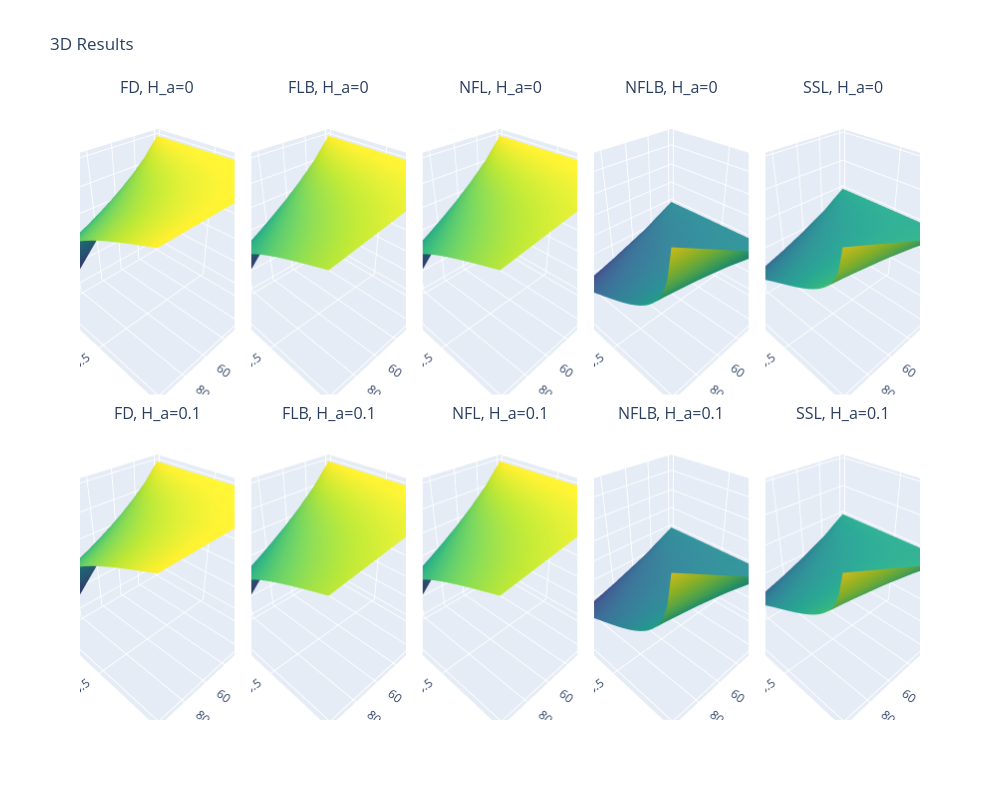

The cell this chart's notebook holds for it:
### Code cell
# Example: Plot Entropy vs Temperature (k_BT) and Magnetic Field (H_a)
# for different band fillings (n)

# Select a few n values for the rows
n_rows = [n[0], n[len(n)//2]] 
sp.plot_3d_results_interactive(
    results=mu_df,
    row_param="H_a",       # Vary n across rows
    row_vals=H_a[:2],     # Specific n values
    x_param="k_BT",      # X axis
    y_param="n",       # Y axis
    z_label=r"$S / k_B N$",
    z_col="mu",          # or "entropy" if you have calculated it
    distros=distros,
    # figsize=(15, 10)
)
plt.show()

### Figure 1 — Plotly figure (JSON) as saved in the notebook; plotly's stock layout.template omitted (floating-point values rounded to 4 significant figures; data arrays with more than 128 entries replaced by an {"elided": "..."} marker saying what was removed)
{"data": [{"colorscale": [[0, "#440154"], [0.1111, "#482878"], [0.2222, "#3e4989"], [0.3333, "#31688e"], [0.4444, "#26828e"], [0.5556, "#1f9e89"], [0.6667, "#35b779"], [0.7778, "#6ece58"], [0.8889, "#b5de2b"], [1, "#fde725"]], "scene": "scene", "showscale": false, "type": "surface", "x": [0.001, 0.01778, 0.3162, 5.623, 100.0], "y": [0.01, 0.03513, 0.06026, 0.08538, 0.1105, 0.1356, 0.1608, 0.1859, 0.211, 0.2362, 0.2613, 0.2864, 0.3115, 0.3367, 0.3618, 0.3869, 0.4121, 0.4372, 0.4623, 0.4874, 0.5126, 0.5377, 0.5628, 0.5879, 0.6131, 0.6382, 0.6633, 0.6885, 0.7136, 0.7387, 0.7638, 0.789, 0.8141, 0.8392, 0.8644, 0.8895, 0.9146, 0.9397, 0.9649, 0.99], "z": {"elided": "40x5 float values"}}, {"colorscale": [[0, "#440154"], [0.1111, "#482878"], [0.2222, "#3e4989"], [0.3333, "#31688e"], [0.4444, "#26828e"], [0.5556, "#1f9e89"], [0.6667, "#35b779"], [0.7778, "#6ece58"], [0.8889, "#b5de2b"], [1, "#fde725"]], "scene": "scene2", "showscale": false, "type": "surface", "x": [0.001, 0.01778, 0.3162, 5.623, 100.0], "y": [0.01, 0.03513, 0.06026, 0.08538, 0.1105, 0.1356, 0.1608, 0.1859, 0.211, 0.2362, 0.2613, 0.2864, 0.3115, 0.3367, 0.3618, 0.3869, 0.4121, 0.4372, 0.4623, 0.4874, 0.5126, 0.5377, 0.5628, 0.5879, 0.6131, 0.6382, 0.6633, 0.6885, 0.7136, 0.7387, 0.7638, 0.789, 0.8141, 0.8392, 0.8644, 0.8895, 0.9146, 0.9397, 0.9649, 0.99], "z": {"elided": "40x5 float values"}}, {"colorscale": [[0, "#440154"], [0.1111, "#482878"], [0.2222, "#3e4989"], [0.3333, "#31688e"], [0.4444, "#26828e"], [0.5556, "#1f9e89"], [0.6667, "#35b779"], [0.7778, "#6ece58"], [0.8889, "#b5de2b"], [1, "#fde725"]], "scene": "scene3", "showscale": false, "type": "surface", "x": [0.001, 0.01778, 0.3162, 5.623, 100.0], "y": [0.01, 0.03513, 0.06026, 0.08538, 0.1105, 0.1356, 0.1608, 0.1859, 0.211, 0.2362, 0.2613, 0.2864, 0.3115, 0.3367, 0.3618, 0.3869, 0.4121, 0.4372, 0.4623, 0.4874, 0.5126, 0.5377, 0.5628, 0.5879, 0.6131, 0.6382, 0.6633, 0.6885, 0.7136, 0.7387, 0.7638, 0.789, 0.8141, 0.8392, 0.8644, 0.8895, 0.9146, 0.9397, 0.9649, 0.99], "z": {"elided": "40x5 float values"}}, {"colorscale": [[0, "#440154"], [0.1111, "#482878"], [0.2222, "#3e4989"], [0.3333, "#31688e"], [0.4444, "#26828e"], [0.5556, "#1f9e89"], [0.6667, "#35b779"], [0.7778, "#6ece58"], [0.8889, "#b5de2b"], [1, "#fde725"]], "scene": "scene4", "showscale": false, "type": "surface", "x": [0.001, 0.01778, 0.3162, 5.623, 100.0], "y": [0.01, 0.03513, 0.06026, 0.08538, 0.1105, 0.1356, 0.1608, 0.1859, 0.211, 0.2362, 0.2613, 0.2864, 0.3115, 0.3367, 0.3618, 0.3869, 0.4121, 0.4372, 0.4623, 0.4874, 0.5126, 0.5377, 0.5628, 0.5879, 0.6131, 0.6382, 0.6633, 0.6885, 0.7136, 0.7387, 0.7638, 0.789, 0.8141, 0.8392, 0.8644, 0.8895, 0.9146, 0.9397, 0.9649, 0.99], "z": {"elided": "40x5 float values"}}, {"colorscale": [[0, "#440154"], [0.1111, "#482878"], [0.2222, "#3e4989"], [0.3333, "#31688e"], [0.4444, "#26828e"], [0.5556, "#1f9e89"], [0.6667, "#35b779"], [0.7778, "#6ece58"], [0.8889, "#b5de2b"], [1, "#fde725"]], "scene": "scene5", "showscale": false, "type": "surface", "x": [0.001, 0.01778, 0.3162, 5.623, 100.0], "y": [0.01, 0.03513, 0.06026, 0.08538, 0.1105, 0.1356, 0.1608, 0.1859, 0.211, 0.2362, 0.2613, 0.2864, 0.3115, 0.3367, 0.3618, 0.3869, 0.4121, 0.4372, 0.4623, 0.4874, 0.5126, 0.5377, 0.5628, 0.5879, 0.6131, 0.6382, 0.6633, 0.6885, 0.7136, 0.7387, 0.7638, 0.789, 0.8141, 0.8392, 0.8644, 0.8895, 0.9146, 0.9397, 0.9649, 0.99], "z": {"elided": "40x5 float values"}}, {"colorscale": [[0, "#440154"], [0.1111, "#482878"], [0.2222, "#3e4989"], [0.3333, "#31688e"], [0.4444, "#26828e"], [0.5556, "#1f9e89"], [0.6667, "#35b779"], [0.7778, "#6ece58"], [0.8889, "#b5de2b"], [1, "#fde725"]], "scene": "scene6", "showscale": false, "type": "surface", "x": [0.001, 0.01778, 0.3162, 5.623, 100.0], "y": [0.01, 0.03513, 0.06026, 0.08538, 0.1105, 0.1356, 0.1608, 0.1859, 0.211, 0.2362, 0.2613, 0.2864, 0.3115, 0.3367, 0.3618, 0.3869, 0.4121, 0.4372, 0.4623, 0.4874, 0.5126, 0.5377, 0.5628, 0.5879, 0.6131, 0.6382, 0.6633, 0.6885, 0.7136, 0.7387, 0.7638, 0.789, 0.8141, 0.8392, 0.8644, 0.8895, 0.9146, 0.9397, 0.9649, 0.99], "z": {"elided": "40x5 float values"}}, {"colorscale": [[0, "#440154"], [0.1111, "#482878"], [0.2222, "#3e4989"], [0.3333, "#31688e"], [0.4444, "#26828e"], [0.5556, "#1f9e89"], [0.6667, "#35b779"], [0.7778, "#6ece58"], [0.8889, "#b5de2b"], [1, "#fde725"]], "scene": "scene7", "showscale": false, "type": "surface", "x": [0.001, 0.01778, 0.3162, 5.623, 100.0], "y": [0.01, 0.03513, 0.06026, 0.08538, 0.1105, 0.1356, 0.1608, 0.1859, 0.211, 0.2362, 0.2613, 0.2864, 0.3115, 0.3367, 0.3618, 0.3869, 0.4121, 0.4372, 0.4623, 0.4874, 0.5126, 0.5377, 0.5628, 0.5879, 0.6131, 0.6382, 0.6633, 0.6885, 0.7136, 0.7387, 0.7638, 0.789, 0.8141, 0.8392, 0.8644, 0.8895, 0.9146, 0.9397, 0.9649, 0.99], "z": {"elided": "40x5 float values"}}, {"colorscale": [[0, "#440154"], [0.1111, "#482878"], [0.2222, "#3e4989"], [0.3333, "#31688e"], [0.4444, "#26828e"], [0.5556, "#1f9e89"], [0.6667, "#35b779"], [0.7778, "#6ece58"], [0.8889, "#b5de2b"], [1, "#fde725"]], "scene": "scene8", "showscale": false, "type": "surface", "x": [0.001, 0.01778, 0.3162, 5.623, 100.0], "y": [0.01, 0.03513, 0.06026, 0.08538, 0.1105, 0.1356, 0.1608, 0.1859, 0.211, 0.2362, 0.2613, 0.2864, 0.3115, 0.3367, 0.3618, 0.3869, 0.4121, 0.4372, 0.4623, 0.4874, 0.5126, 0.5377, 0.5628, 0.5879, 0.6131, 0.6382, 0.6633, 0.6885, 0.7136, 0.7387, 0.7638, 0.789, 0.8141, 0.8392, 0.8644, 0.8895, 0.9146, 0.9397, 0.9649, 0.99], "z": {"elided": "40x5 float values"}}, {"colorscale": [[0, "#440154"], [0.1111, "#482878"], [0.2222, "#3e4989"], [0.3333, "#31688e"], [0.4444, "#26828e"], [0.5556, "#1f9e89"], [0.6667, "#35b779"], [0.7778, "#6ece58"], [0.8889, "#b5de2b"], [1, "#fde725"]], "scene": "scene9", "showscale": false, "type": "surface", "x": [0.001, 0.01778, 0.3162, 5.623, 100.0], "y": [0.01, 0.03513, 0.06026, 0.08538, 0.1105, 0.1356, 0.1608, 0.1859, 0.211, 0.2362, 0.2613, 0.2864, 0.3115, 0.3367, 0.3618, 0.3869, 0.4121, 0.4372, 0.4623, 0.4874, 0.5126, 0.5377, 0.5628, 0.5879, 0.6131, 0.6382, 0.6633, 0.6885, 0.7136, 0.7387, 0.7638, 0.789, 0.8141, 0.8392, 0.8644, 0.8895, 0.9146, 0.9397, 0.9649, 0.99], "z": {"elided": "40x5 float values"}}, {"colorscale": [[0, "#440154"], [0.1111, "#482878"], [0.2222, "#3e4989"], [0.3333, "#31688e"], [0.4444, "#26828e"], [0.5556, "#1f9e89"], [0.6667, "#35b779"], [0.7778, "#6ece58"], [0.8889, "#b5de2b"], [1, "#fde725"]], "scene": "scene10", "showscale": false, "type": "surface", "x": [0.001, 0.01778, 0.3162, 5.623, 100.0], "y": [0.01, 0.03513, 0.06026, 0.08538, 0.1105, 0.1356, 0.1608, 0.1859, 0.211, 0.2362, 0.2613, 0.2864, 0.3115, 0.3367, 0.3618, 0.3869, 0.4121, 0.4372, 0.4623, 0.4874, 0.5126, 0.5377, 0.5628, 0.5879, 0.6131, 0.6382, 0.6633, 0.6885, 0.7136, 0.7387, 0.7638, 0.789, 0.8141, 0.8392, 0.8644, 0.8895, 0.9146, 0.9397, 0.9649, 0.99], "z": {"elided": "40x5 float values"}}], "layout": {"annotations": [{"font": {"size": 16}, "showarrow": false, "text": "FD, H_a=0", "x": 0.092, "xanchor": "center", "xref": "paper", "y": 1, "yanchor": "bottom", "yref": "paper"}, {"font": {"size": 16}, "showarrow": false, "text": "FLB, H_a=0", "x": 0.296, "xanchor": "center", "xref": "paper", "y": 1, "yanchor": "bottom", "yref": "paper"}, {"font": {"size": 16}, "showarrow": false, "text": "NFL, H_a=0", "x": 0.5, "xanchor": "center", "xref": "paper", "y": 1, "yanchor": "bottom", "yref": "paper"}, {"font": {"size": 16}, "showarrow": false, "text": "NFLB, H_a=0", "x": 0.704, "xanchor": "center", "xref": "paper", "y": 1, "yanchor": "bottom", "yref": "paper"}, {"font": {"size": 16}, "showarrow": false, "text": "SSL, H_a=0", "x": 0.908, "xanchor": "center", "xref": "paper", "y": 1, "yanchor": "bottom", "yref": "paper"}, {"font": {"size": 16}, "showarrow": false, "text": "FD, H_a=0.1", "x": 0.092, "xanchor": "center", "xref": "paper", "y": 0.475, "yanchor": "bottom", "yref": "paper"}, {"font": {"size": 16}, "showarrow": false, "text": "FLB, H_a=0.1", "x": 0.296, "xanchor": "center", "xref": "paper", "y": 0.475, "yanchor": "bottom", "yref": "paper"}, {"font": {"size": 16}, "showarrow": false, "text": "NFL, H_a=0.1", "x": 0.5, "xanchor": "center", "xref": "paper", "y": 0.475, "yanchor": "bottom", "yref": "paper"}, {"font": {"size": 16}, "showarrow": false, "text": "NFLB, H_a=0.1", "x": 0.704, "xanchor": "center", "xref": "paper", "y": 0.475, "yanchor": "bottom", "yref": "paper"}, {"font": {"size": 16}, "showarrow": false, "text": "SSL, H_a=0.1", "x": 0.908, "xanchor": "center", "xref": "paper", "y": 0.475, "yanchor": "bottom", "yref": "paper"}], "height": 800, "scene": {"domain": {"x": [0, 0.184], "y": [0.525, 1]}, "xaxis": {"title": {"text": "k_BT"}}, "yaxis": {"title": {"text": "n"}}, "zaxis": {"title": {"text": "$S / k_B N$"}}}, "scene10": {"domain": {"x": [0.816, 1], "y": [0, 0.475]}, "xaxis": {"title": {"text": "k_BT"}}, "yaxis": {"title": {"text": "n"}}, "zaxis": {"title": {"text": "$S / k_B N$"}}}, "scene2": {"domain": {"x": [0.204, 0.388], "y": [0.525, 1]}, "xaxis": {"title": {"text": "k_BT"}}, "yaxis": {"title": {"text": "n"}}, "zaxis": {"title": {"text": "$S / k_B N$"}}}, "scene3": {"domain": {"x": [0.408, 0.592], "y": [0.525, 1]}, "xaxis": {"title": {"text": "k_BT"}}, "yaxis": {"title": {"text": "n"}}, "zaxis": {"title": {"text": "$S / k_B N$"}}}, "scene4": {"domain": {"x": [0.612, 0.796], "y": [0.525, 1]}, "xaxis": {"title": {"text": "k_BT"}}, "yaxis": {"title": {"text": "n"}}, "zaxis": {"title": {"text": "$S / k_B N$"}}}, "scene5": {"domain": {"x": [0.816, 1], "y": [0.525, 1]}, "xaxis": {"title": {"text": "k_BT"}}, "yaxis": {"title": {"text": "n"}}, "zaxis": {"title": {"text": "$S / k_B N$"}}}, "scene6": {"domain": {"x": [0, 0.184], "y": [0, 0.475]}, "xaxis": {"title": {"text": "k_BT"}}, "yaxis": {"title": {"text": "n"}}, "zaxis": {"title": {"text": "$S / k_B N$"}}}, "scene7": {"domain": {"x": [0.204, 0.388], "y": [0, 0.475]}, "xaxis": {"title": {"text": "k_BT"}}, "yaxis": {"title": {"text": "n"}}, "zaxis": {"title": {"text": "$S / k_B N$"}}}, "scene8": {"domain": {"x": [0.408, 0.592], "y": [0, 0.475]}, "xaxis": {"title": {"text": "k_BT"}}, "yaxis": {"title": {"text": "n"}}, "zaxis": {"title": {"text": "$S / k_B N$"}}}, "scene9": {"domain": {"x": [0.612, 0.796], "y": [0, 0.475]}, "xaxis": {"title": {"text": "k_BT"}}, "yaxis": {"title": {"text": "n"}}, "zaxis": {"title": {"text": "$S / k_B N$"}}}, "title": {"text": "3D Results"}, "width": 1000}}
